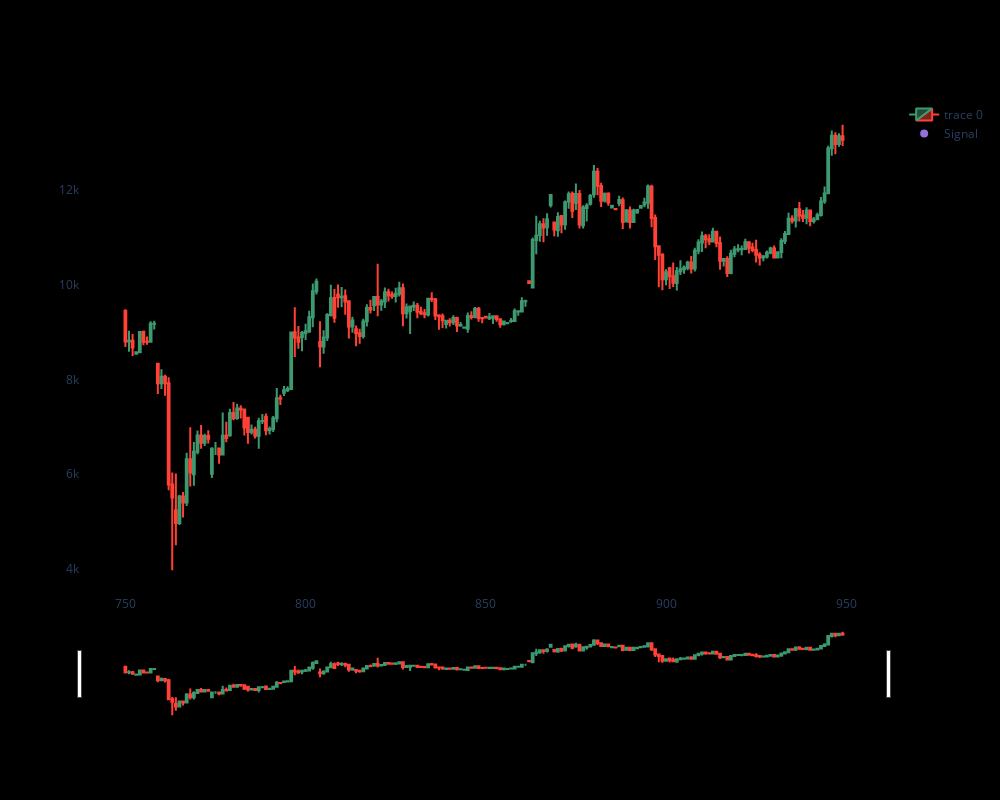

Notebook cell for this chart:
### Code cell
data['pointpos'] = data.apply(lambda row: pointpos(row,"signal"), axis=1)
plot_with_signal(data[750:950])

### Figure 1 — Plotly figure (JSON) as saved in the notebook; plotly's stock layout.template omitted (floating-point values rounded to 4 significant figures; data arrays with more than 128 entries replaced by an {"elided": "..."} marker saying what was removed)
{"data": [{"close": {"elided": "200 int values"}, "high": {"elided": "200 int values"}, "low": {"elided": "200 int values"}, "open": {"elided": "200 int values"}, "type": "candlestick", "x": {"elided": "200 int values"}}, {"marker": {"color": "MediumPurple", "size": 8}, "mode": "markers", "name": "Signal", "type": "scatter", "x": {"elided": "200 int values"}, "y": {"elided": "200 float values"}}], "layout": {"autosize": false, "height": 800, "paper_bgcolor": "black", "plot_bgcolor": "black", "width": 1000, "xaxis": {"gridcolor": "black"}, "yaxis": {"gridcolor": "black"}}}
